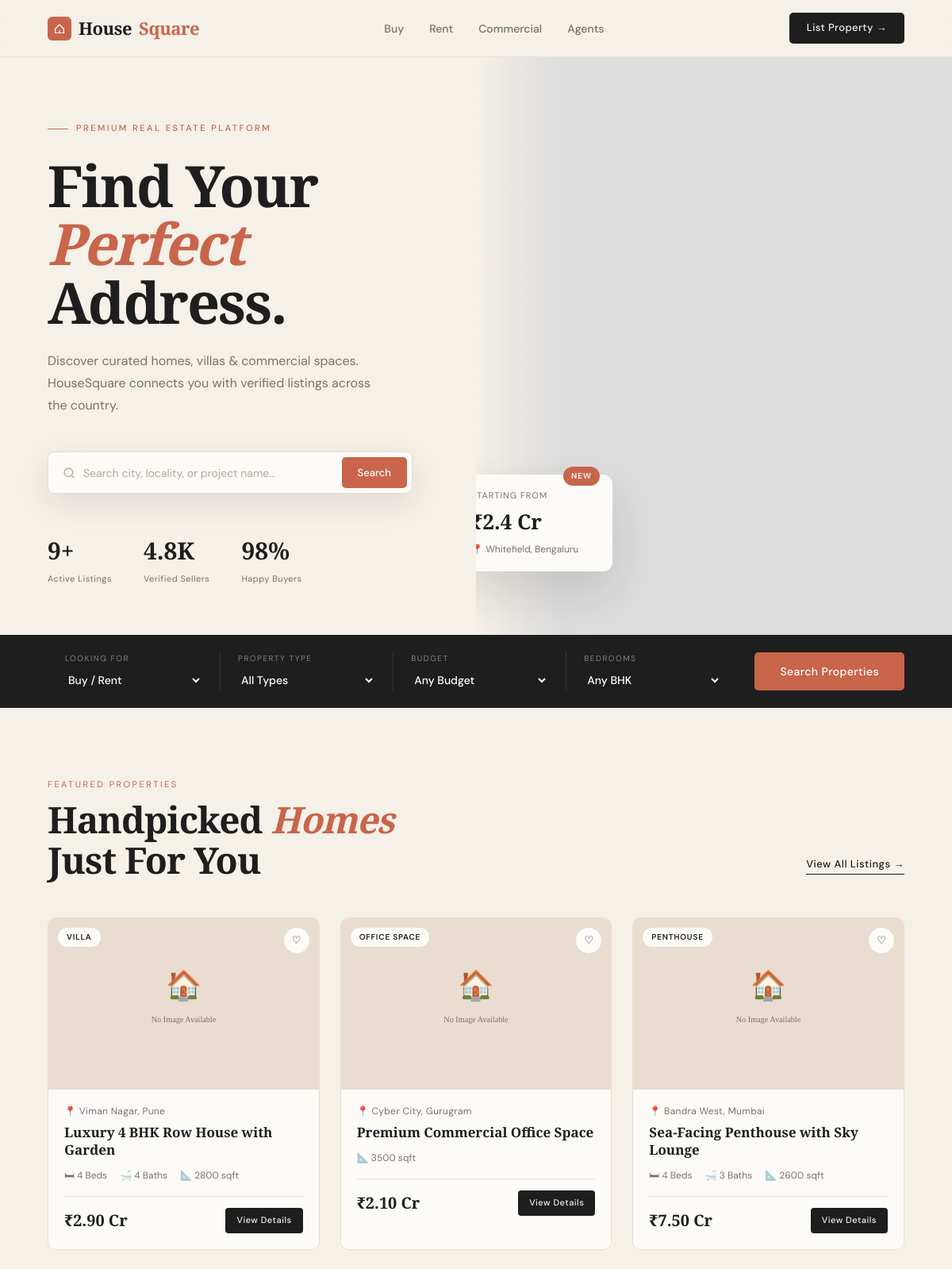
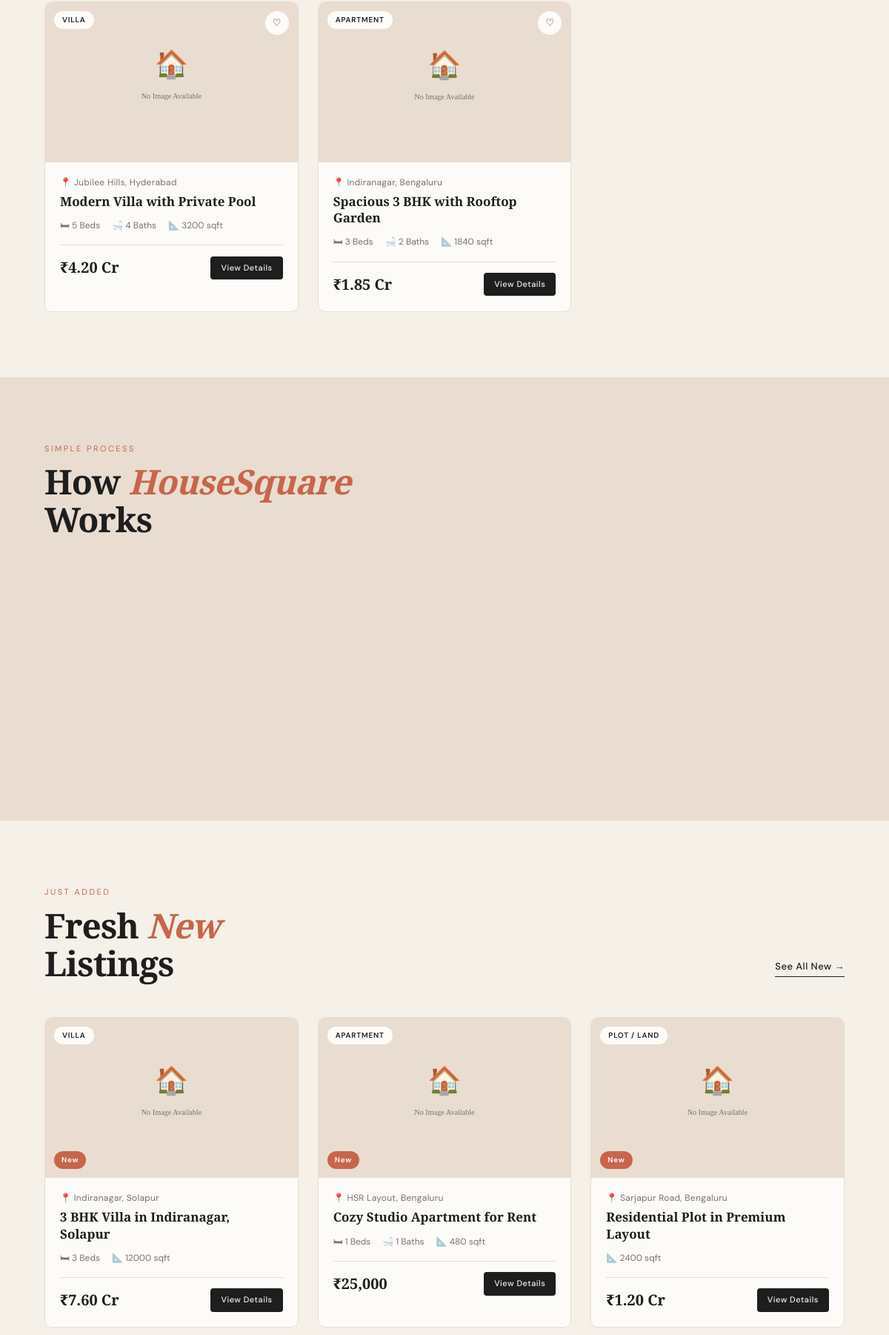
The page / (upper part) on the database its author committed (2 pictures, top to bottom).
### listings/models.py (models this page shows, shortened)
class Property(models.Model):
    PROPERTY_TYPES = [
        ('apartment', 'Apartment'),
        ('villa',     'Villa'),
        ('plot',      'Plot / Land'),
        ('penthouse', 'Penthouse'),
        ('commercial','Commercial'),
        ('office',    'Office Space'),
        ('shop',      'Shop / Showroom'),
        ('warehouse', 'Warehouse'),
    ]
    LISTING_PURPOSE = [
        ('sale',  'For Sale'),
        ('rent',  'For Rent'),
        ('lease', 'For Lease'),
    ]
    STATUS_CHOICES = [
        ('available',  'Available'),
        ('under_offer','Under Offer'),
        ('sold',       'Sold'),
        ('rented',     'Rented'),
    ]
    FURNISHING = [
        ('unfurnished',       'Unfurnished'),
        ('semi_furnished',    'Semi-Furnished'),
        ('fully_furnished',   'Fully Furnished'),
    ]
    FACING = [
        ('north', 'North'),
        ('south', 'South'),
        ('east',  'East'),
        ('west',  'West'),
        ('ne',    'North-East'),
        ('nw',    'North-West'),
        ('se',    'South-East'),
        ('sw',    'South-West'),
    ]
    id             = models.UUIDField(primary_key=True, default=uuid.uuid4, editable=False)
    title          = models.CharField(max_length=200)
    slug           = models.SlugField(max_length=220, unique=True, blank=True)
    description    = models.TextField()
    property_type  = models.CharField(max_length=20, choices=PROPERTY_TYPES)
    purpose        = models.CharField(max_length=10, choices=LISTING_PURPOSE, default='sale')
    status         = models.CharField(max_length=15, choices=STATUS_CHOICES, default='available')
    address        = models.CharField(max_length=300)
    locality       = models.CharField(max_length=150)
    city           = models.ForeignKey(City, on_delete=models.SET_NULL, null=True)
    pincode        = models.CharField(max_length=10, blank=True)
    latitude       = models.DecimalField(max_digits=9, decimal_places=6, null=True, blank=True)
    longitude      = models.DecimalField(max_digits=9, decimal_places=6, null=True, blank=True)
    price          = models.DecimalField(max_digits=14, decimal_places=2)
    price_negotiable = models.BooleanField(default=False)
    maintenance_charges = models.DecimalField(max_digits=8, decimal_places=2, null=True, blank=True)
    bedrooms       = models.PositiveSmallIntegerField(null=True, blank=True)
    bathrooms      = models.PositiveSmallIntegerField(null=True, blank=True)
    balconies      = models.PositiveSmallIntegerField(null=True, blank=True)
    parking_spots  = models.PositiveSmallIntegerField(default=0)
    floor_number   = models.PositiveSmallIntegerField(null=True, blank=True)
    total_floors   = models.PositiveSmallIntegerField(null=True, blank=True)
    built_up_area  = models.DecimalField(max_digits=10, decimal_places=2, help_text='sqft')
    carpet_area    = models.DecimalField(max_digits=10, decimal_places=2, null=True, blank=True, help_text='sqft')
    plot_area      = models.DecimalField(max_digits=10, decimal_places=2, null=True, blank=True, help_text='sqft')
    furnishing     = models.CharField(max_length=20, choices=FURNISHING, default='unfurnished')
    facing         = models.CharField(max_length=5, choices=FACING, blank=True)
    age_of_property= models.PositiveSmallIntegerField(null=True, blank=True, help_text='years')
    has_gym        = models.BooleanField(default=False)
    has_pool       = models.BooleanField(default=False)
    has_security   = models.BooleanField(default=False)
    has_lift       = models.BooleanField(default=False)
    has_garden     = models.BooleanField(default=False)
    has_clubhouse  = models.BooleanField(default=False)
    has_power_backup = models.BooleanField(default=False)
    pet_friendly   = models.BooleanField(default=False)
    cover_image    = models.ImageField(upload_to='properties/', blank=True, null=True)
    agent          = models.ForeignKey(Agent, on_delete=models.SET_NULL, null=True, blank=True, related_name='properties')
    owner_name     = models.CharField(max_length=120, blank=True)
    owner_phone    = models.CharField(max_length=20, blank=True)
    owner_email    = models.EmailField(blank=True)
    is_featured    = models.BooleanField(default=False)
    is_verified    = models.BooleanField(default=False)
    views_count    = models.PositiveIntegerField(default=0)
    created_at     = models.DateTimeField(auto_now_add=True)
    updated_at     = models.DateTimeField(auto_now=True)
    class Meta:
        verbose_name_plural = "Properties"
        ordering = ['-created_at']
    def get_absolute_url(self):
        return reverse('listings:detail', kwargs={'slug': self.slug})
    @property
    def formatted_price(self):
        price = float(self.price)
        if price >= 10_000_000:
            return f"₹{price/10_000_000:.2f} Cr"
        elif price >= 100_000:
            return f"₹{price/100_000:.2f} L"
        else:
            return f"₹{price:,.0f}"

class City(models.Model):
    name = models.CharField(max_length=100)
    state = models.CharField(max_length=100)
    class Meta:
        verbose_name_plural = "Cities"
        ordering = ['name']

### listings/views.py (the view)
# urls.py: path('',                    views.home,           name='home'),
def home(request):
    featured    = Property.objects.filter(is_featured=True, status='available')[:6]
    latest      = Property.objects.filter(status='available').order_by('-created_at')[:3]
    agents      = Agent.objects.filter(verified=True)[:4]
    total_count = Property.objects.filter(status='available').count()
    cities      = City.objects.all()[:8]
    context = {
        'featured':    featured,
        'latest':      latest,
        'agents':      agents,
        'total_count': total_count,
        'cities':      cities,
        'search_form': PropertySearchForm(),
    }
    return render(request, 'listings/home.html', context)

### listings/forms.py
class PropertySearchForm(forms.Form):
    SORT_CHOICES = [
        ('-created_at', 'Newest First'),
        ('price',       'Price: Low to High'),
        ('-price',      'Price: High to Low'),
        ('-views_count','Most Viewed'),
    ]
    q             = forms.CharField(required=False, label='Search', widget=forms.TextInput(attrs={'placeholder': 'City, locality, or keyword…'}))
    property_type = forms.ChoiceField(required=False, choices=[('', 'All Types')] + Property.PROPERTY_TYPES)
    purpose       = forms.ChoiceField(required=False, choices=[('', 'Buy / Rent')] + Property.LISTING_PURPOSE)
    bedrooms      = forms.ChoiceField(required=False, choices=[('', 'Any BHK'), ('1','1'), ('2','2'), ('3','3'), ('4','4'), ('5','5+')])
    min_price     = forms.DecimalField(required=False, label='Min Price')
    max_price     = forms.DecimalField(required=False, label='Max Price')
    sort          = forms.ChoiceField(required=False, choices=SORT_CHOICES)

### templates/listings/home.html (shortened to what this page needs)
{% extends 'base.html' %}
{% load static %}
{% block content %}
<section class="hero">
  <div class="hero-left animate-up">
    <div class="hero-tag">Premium Real Estate Platform</div>
    <h1 class="hero-title">Find Your<br><em>Perfect</em><br>Address.</h1>
    <p class="hero-sub">Discover curated homes, villas &amp; commercial spaces. HouseSquare connects you with verified listings across the country.</p>
    <form class="search-box" action="{% url 'listings:list' %}" method="get">
      <svg width="16" height="16" viewBox="0 0 24 24" fill="none" stroke="#B0A898" stroke-width="2"><circle cx="11" cy="11" r="8"/><path d="M21 21l-4.35-4.35"/></svg>
      <input type="text" name="q" placeholder="Search city, locality, or project name…" value="{{ request.GET.q }}">
      <button type="submit" class="search-btn">Search</button>
    </form>
    <div class="hero-stats">
      <div class="stat">
        <div class="stat-num">{{ total_count|default:"0" }}+</div>
        <div class="stat-label">Active Listings</div>
      </div>
      <div class="stat">
        <div class="stat-num">4.8K</div>
        <div class="stat-label">Verified Sellers</div>
      </div>
      <div class="stat">
        <div class="stat-num">98%</div>
        <div class="stat-label">Happy Buyers</div>
      </div>
    </div>
  </div>
  <div class="hero-right">
    <div class="hero-photo" style="background-image: url('{% static 'assets/images/hero-house.jpg' %}')"></div>
    <div class="floating-card">
      <span class="card-badge">NEW</span>
      <div class="card-label">Starting From</div>
      <div class="card-price">₹2.4 Cr</div>
      <div class="card-loc">📍 Whitefield, Bengaluru</div>
    </div>
  </div>
</section>
<div class="filter-bar">
  <form class="filter-form" action="{% url 'listings:list' %}" method="get">
    <div class="filter-item">
      <label>Looking For</label>
      <select name="purpose">
        <option value="">Buy / Rent</option>
      </select>
    </div>
    <div class="filter-item">
      <label>Property Type</label>
      <select name="property_type">
        <option value="">All Types</option>
      </select>
    </div>
    <div class="filter-item">
      <label>Budget</label>
      <select name="max_price">
        <option value="">Any Budget</option>
      </select>
    </div>
    <div class="filter-item">
      <label>Bedrooms</label>
      <select name="bedrooms">
        <option value="">Any BHK</option>
      </select>
    </div>
    <button type="submit" class="filter-search-btn">Search Properties</button>
  </form>
</div>
{% if featured %}
<section class="section">
  <div class="section-header">
    <div>
      <div class="section-tag">Featured Properties</div>
      <h2 class="section-title">Handpicked <em>Homes</em><br>Just For You</h2>
    </div>
    <a href="{% url 'listings:list' %}" class="view-all">View All Listings →</a>
  </div>
  <div class="listings-grid">
    {% for prop in featured %}
    <div class="listing-card" style="animation-delay: {{ forloop.counter0 }}00ms">
      <a href="{{ prop.get_absolute_url }}" class="card-link">
        <div class="card-img">
          {% if prop.cover_image %}
            <img src="{{ prop.cover_image.url }}" alt="{{ prop.title }}" loading="lazy">
          {% else %}
            <img src="{% static 'assets/images/properties/placeholder-'|add:forloop.counter|stringformat:'s'|add:'.jpg' %}" alt="{{ prop.title }}" loading="lazy" onerror="this.src='{% static 'assets/images/placeholder.svg' %}'">
          {% endif %}
          <span class="card-type-badge">{{ prop.get_property_type_display }}</span>
          <div class="card-fav" data-id="{{ prop.pk }}">♡</div>
        </div>
        <div class="card-body">
          <div class="card-address">📍 {{ prop.locality }}{% if prop.city %}, {{ prop.city.name }}{% endif %}</div>
          <div class="card-title">{{ prop.title }}</div>
          <div class="card-features">
            {% if prop.bedrooms %}<span class="feat">🛏 {{ prop.bedrooms }} Beds</span>{% endif %}
            {% if prop.bathrooms %}<span class="feat">🛁 {{ prop.bathrooms }} Baths</span>{% endif %}
            {% if prop.built_up_area %}<span class="feat">📐 {{ prop.built_up_area|floatformat:0 }} sqft</span>{% endif %}
          </div>
          <div class="card-footer">
            <div class="card-price-tag">{{ prop.formatted_price }}</div>
            <span class="card-btn">View Details</span>
          </div>
        </div>
      </a>
    </div>
    {% endfor %}
  </div>
</section>
{% endif %}
<section class="how-section">
  <div class="section-header">
    <div>
      <div class="section-tag">Simple Process</div>
      <h2 class="section-title">How <em>HouseSquare</em><br>Works</h2>
    </div>
  </div>
  <div class="steps-grid">
  </div>
</section>
{% if latest %}
<section class="section">
  <div class="section-header">
    <div>
      <div class="section-tag">Just Added</div>
      <h2 class="section-title">Fresh <em>New</em><br>Listings</h2>
    </div>
    <a href="{% url 'listings:list' %}?sort=-created_at" class="view-all">See All New →</a>
  </div>
  <div class="listings-grid">
    {% for prop in latest %}
    <div class="listing-card">
      <a href="{{ prop.get_absolute_url }}" class="card-link">
        <div class="card-img">
          {% if prop.cover_image %}
            <img src="{{ prop.cover_image.url }}" alt="{{ prop.title }}" loading="lazy">
          {% else %}
            <img src="{% static 'assets/images/placeholder.svg' %}" alt="{{ prop.title }}" loading="lazy">
          {% endif %}
          <span class="card-type-badge">{{ prop.get_property_type_display }}</span>
          <span class="card-new-badge">New</span>
        </div>
        <div class="card-body">
          <div class="card-address">📍 {{ prop.locality }}{% if prop.city %}, {{ prop.city.name }}{% endif %}</div>
          <div class="card-title">{{ prop.title }}</div>
          <div class="card-features">
            {% if prop.bedrooms %}<span class="feat">🛏 {{ prop.bedrooms }} Beds</span>{% endif %}
            {% if prop.bathrooms %}<span class="feat">🛁 {{ prop.bathrooms }} Baths</span>{% endif %}
            {% if prop.built_up_area %}<span class="feat">📐 {{ prop.built_up_area|floatformat:0 }} sqft</span>{% endif %}
          </div>
          <div class="card-footer">
            <div class="card-price-tag">{{ prop.formatted_price }}</div>
            <span class="card-btn">View Details</span>
          </div>
        </div>
      </a>
    </div>
    {% endfor %}
  </div>
</section>
{% endif %}
{% endblock %}

### rows shown on the page
Property: property_type "VILLA", locality "Viman Nagar", city.name "Pune", title "Luxury 4 BHK Row House with Garden", bedrooms "4", bathrooms "4", built_up_area "2800", formatted_price "₹2.90 Cr"
Property: property_type "OFFICE SPACE", locality "Cyber City", city.name "Gurugram", title "Premium Commercial Office Space", built_up_area "3500", formatted_price "₹2.10 Cr"
Property: property_type "PENTHOUSE", locality "Bandra West", city.name "Mumbai", title "Sea-Facing Penthouse with Sky Lounge", bedrooms "4", bathrooms "3", built_up_area "2600", formatted_price "₹7.50 Cr"
Property: property_type "VILLA", locality "Jubilee Hills", city.name "Hyderabad", title "Modern Villa with Private Pool", bedrooms "5", bathrooms "4", built_up_area "3200", formatted_price "₹4.20 Cr"
Property: property_type "APARTMENT", locality "Indiranagar", city.name "Bengaluru", title "Spacious 3 BHK with Rooftop Garden", bedrooms "3", bathrooms "2", built_up_area "1840", formatted_price "₹1.85 Cr"
Property: property_type "VILLA", locality "Indiranagar", city.name "Solapur", title "3 BHK Villa in Indiranagar, Solapur", bedrooms "3", built_up_area "12000", formatted_price "₹7.60 Cr"
Property: property_type "APARTMENT", locality "HSR Layout", city.name "Bengaluru", title "Cozy Studio Apartment for Rent", bedrooms "1", bathrooms "1", built_up_area "480", formatted_price "₹25,000"
Property: property_type "PLOT / LAND", locality "Sarjapur Road", city.name "Bengaluru", title "Residential Plot in Premium Layout", built_up_area "2400", formatted_price "₹1.20 Cr"

### other values the page prints
{{ total_count|default:"0" }} "9"
